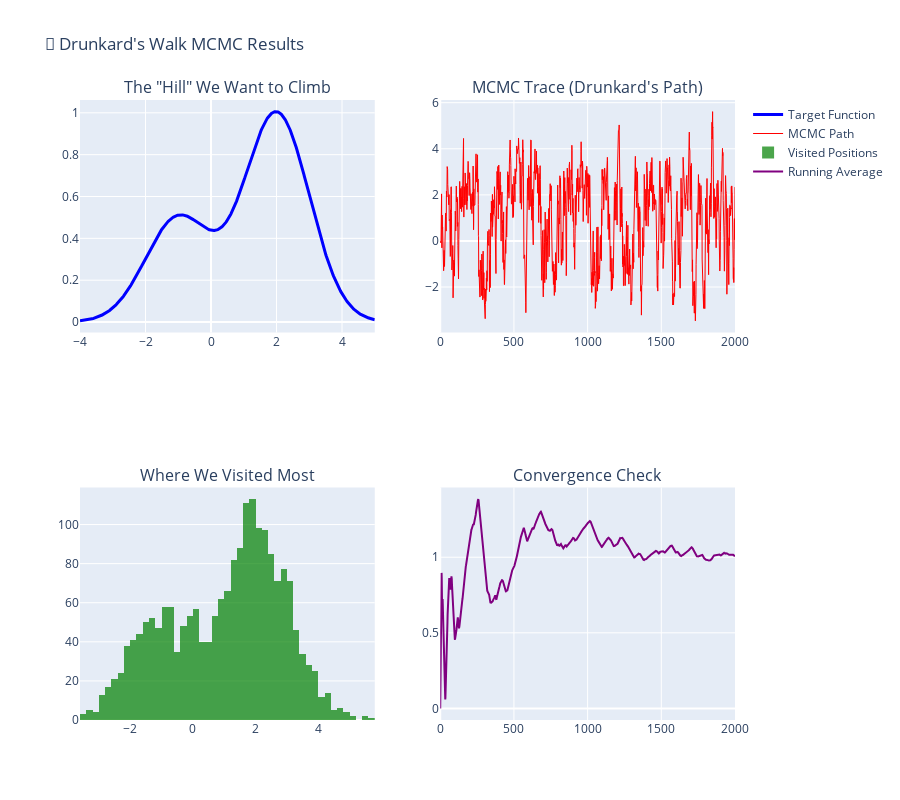

Source (notebook cell):
### Code cell
# Visualize the drunkard's walk
x_range = np.linspace(-4, 5, 1000)
y_range = target_function(x_range)

# Create subplots
fig = make_subplots(
    rows=2, cols=2,
    subplot_titles=['The "Hill" We Want to Climb', 'MCMC Trace (Drunkard\'s Path)', 
                   'Where We Visited Most', 'Convergence Check'],
    specs=[[{"secondary_y": False}, {"secondary_y": False}],
           [{"secondary_y": False}, {"secondary_y": False}]]
)

# 1. The target function
fig.add_trace(
    go.Scatter(x=x_range, y=y_range, mode='lines', name='Target Function',
               line=dict(color='blue', width=3)),
    row=1, col=1
)

# 2. MCMC trace
fig.add_trace(
    go.Scatter(x=list(range(len(samples))), y=samples, mode='lines', 
               name='MCMC Path', line=dict(color='red', width=1)),
    row=1, col=2
)

# 3. Histogram of visited positions
fig.add_trace(
    go.Histogram(x=samples, nbinsx=50, name='Visited Positions',
                 marker_color='green', opacity=0.7),
    row=2, col=1
)

# 4. Running average (convergence)
running_avg = np.cumsum(samples) / np.arange(1, len(samples) + 1)
fig.add_trace(
    go.Scatter(x=list(range(len(running_avg))), y=running_avg, 
               mode='lines', name='Running Average',
               line=dict(color='purple', width=2)),
    row=2, col=2
)

fig.update_layout(height=800, title_text="🍺 Drunkard's Walk MCMC Results")
fig.show()

print("🎉 The drunkard found the peaks!")
print(f"   Most visited area: {np.mean(samples):.2f} ± {np.std(samples):.2f}")
print(f"   True peaks are at x = -1 and x = 2")

### Figure 1 — Plotly figure (JSON) as saved in the notebook; plotly's stock layout.template omitted (floating-point values rounded to 4 significant figures; data arrays with more than 128 entries replaced by an {"elided": "..."} marker saying what was removed)
{"data": [{"line": {"color": "blue", "width": 3}, "mode": "lines", "name": "Target Function", "type": "scatter", "x": {"elided": "1000 float values"}, "xaxis": "x", "y": {"elided": "1000 float values"}, "yaxis": "y"}, {"line": {"color": "red", "width": 1}, "mode": "lines", "name": "MCMC Path", "type": "scatter", "x": {"elided": "2001 int values"}, "xaxis": "x2", "y": {"elided": "2001 float values"}, "yaxis": "y2"}, {"marker": {"color": "green"}, "name": "Visited Positions", "nbinsx": 50, "opacity": 0.7, "type": "histogram", "x": {"elided": "2001 float values"}, "xaxis": "x3", "yaxis": "y3"}, {"line": {"color": "purple", "width": 2}, "mode": "lines", "name": "Running Average", "type": "scatter", "x": {"elided": "2001 int values"}, "xaxis": "x4", "y": {"elided": "2001 float values"}, "yaxis": "y4"}], "layout": {"annotations": [{"font": {"size": 16}, "showarrow": false, "text": "The \"Hill\" We Want to Climb", "x": 0.225, "xanchor": "center", "xref": "paper", "y": 1, "yanchor": "bottom", "yref": "paper"}, {"font": {"size": 16}, "showarrow": false, "text": "MCMC Trace (Drunkard's Path)", "x": 0.775, "xanchor": "center", "xref": "paper", "y": 1, "yanchor": "bottom", "yref": "paper"}, {"font": {"size": 16}, "showarrow": false, "text": "Where We Visited Most", "x": 0.225, "xanchor": "center", "xref": "paper", "y": 0.375, "yanchor": "bottom", "yref": "paper"}, {"font": {"size": 16}, "showarrow": false, "text": "Convergence Check", "x": 0.775, "xanchor": "center", "xref": "paper", "y": 0.375, "yanchor": "bottom", "yref": "paper"}], "height": 800, "title": {"text": "🍺 Drunkard's Walk MCMC Results"}, "xaxis": {"anchor": "y", "domain": [0, 0.45]}, "xaxis2": {"anchor": "y2", "domain": [0.55, 1]}, "xaxis3": {"anchor": "y3", "domain": [0, 0.45]}, "xaxis4": {"anchor": "y4", "domain": [0.55, 1]}, "yaxis": {"anchor": "x", "domain": [0.625, 1]}, "yaxis2": {"anchor": "x2", "domain": [0.625, 1]}, "yaxis3": {"anchor": "x3", "domain": [0, 0.375]}, "yaxis4": {"anchor": "x4", "domain": [0, 0.375]}}}
